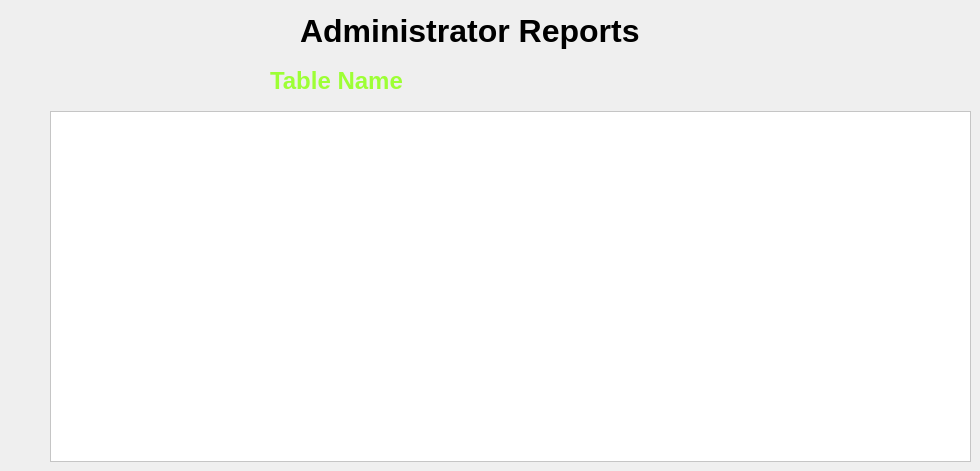
    <widget class="QWidget" name="tab_8">
     <attribute name="title">
      <string>Reports</string>
     </attribute>
     <widget class="QLabel" name="label_421">
      <property name="geometry">
       <rect>
        <x>300</x>
        <y>10</y>
        <width>461</width>
        <height>41</height>
       </rect>
      </property>
      <property name="font">
       <font>
        <pointsize>24</pointsize>
        <weight>75</weight>
        <bold>true</bold>
       </font>
      </property>
      <property name="text">
       <string>Administrator Reports</string>
      </property>
     </widget>
     <widget class="QLabel" name="label_422">
      <property name="geometry">
       <rect>
        <x>270</x>
        <y>60</y>
        <width>211</width>
        <height>41</height>
       </rect>
      </property>
      <property name="font">
       <font>
        <pointsize>18</pointsize>
        <weight>75</weight>
        <bold>true</bold>
       </font>
      </property>
      <property name="styleSheet">
       <string notr="true">color: rgb(157, 255, 53);</string>
      </property>
      <property name="text">
       <string>Table Name</string>
      </property>
     </widget>
     <widget class="QTableWidget" name="tableWidget">
      <property name="geometry">
       <rect>
        <x>50</x>
        <y>111</y>
        <width>921</width>
        <height>351</height>
       </rect>
      </property>
      <property name="styleSheet">
       <string notr="true">background-color: rgb(255, 255, 255);
font: 12pt &quot;MS Shell Dlg 2&quot;;</string>
      </property>
     </widget>
    </widget>
